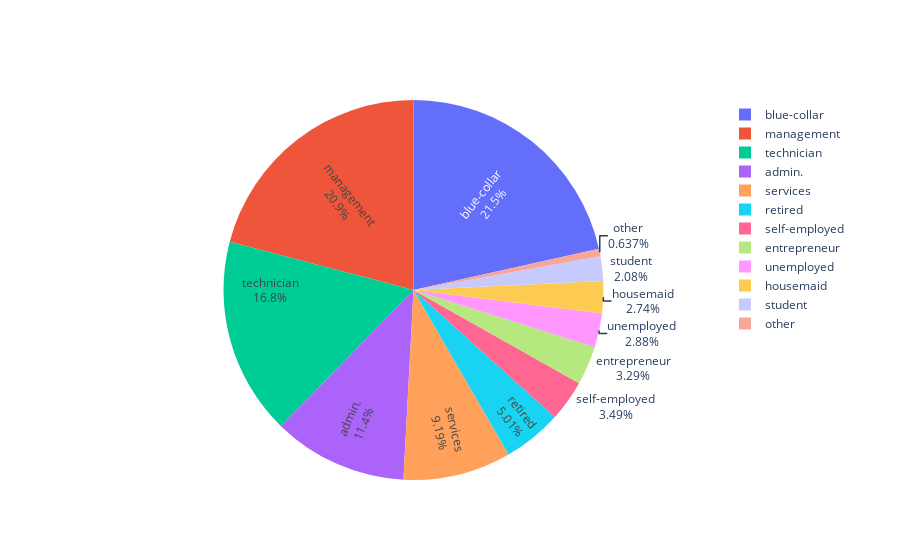

The notebook cell saved with this chart:
### Code cell
labels = data['job'].value_counts().index
values = data['job'].value_counts().values

fig = go.Figure(data=[go.Pie(labels=labels, values=values, textinfo='label+percent',
                             insidetextorientation='radial'
)])
fig.show()

### Figure 1 — Plotly figure (JSON) as saved in the notebook; plotly's stock layout.template omitted (floating-point values rounded to 4 significant figures)
{"data": [{"insidetextorientation": "radial", "labels": ["blue-collar", "management", "technician", "admin.", "services", "retired", "self-employed", "entrepreneur", "unemployed", "housemaid", "student", "other"], "textinfo": "label+percent", "type": "pie", "values": [9727, 9450, 7593, 5171, 4151, 2263, 1579, 1487, 1303, 1240, 938, 288]}], "layout": {}}
